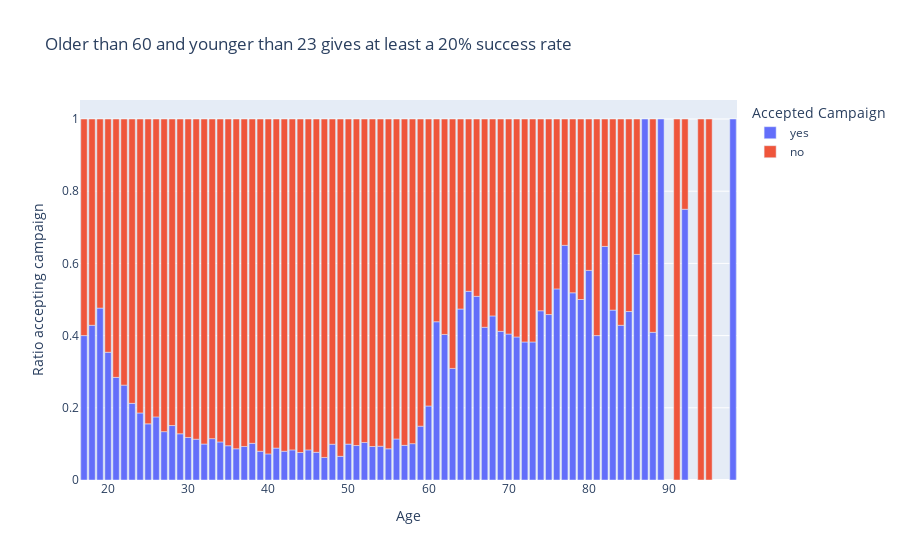

Write notebook code for a chart like this one.
### Code cell
# Ratio calculation, this should be a better metric to track over counts
age_ratio = (by_y_df["age"].value_counts() / df["age"].value_counts()).reset_index()
fig = px.bar(
    age_ratio.sort_values(by="count"),
    x="age",
    y="count",
    color="y",
    title="Older than 60 and younger than 23 gives at least a 20% success rate",
    labels={
        "age": "Age",
        "count": "Ratio accepting campaign",
        "y": "Accepted Campaign",
    },
)
fig.show()
fig.write_image("images/age_acceptance_ratio.png")

### Figure 1 — Plotly figure (JSON) as saved in the notebook; plotly's stock layout.template omitted (floating-point values rounded to 4 significant figures)
{"data": [{"hovertemplate": "Accepted Campaign=yes<br>Age=%{x}<br>Ratio accepting campaign=%{y}<extra></extra>", "legendgroup": "yes", "marker": {"color": "#636efa", "pattern": {"shape": ""}}, "name": "yes", "orientation": "v", "showlegend": true, "textposition": "auto", "x": [47, 49, 40, 44, 46, 39, 42, 45, 43, 55, 36, 41, 53, 37, 54, 35, 51, 57, 48, 50, 32, 58, 38, 52, 34, 31, 56, 33, 30, 29, 27, 59, 28, 25, 26, 24, 60, 23, 22, 21, 63, 20, 73, 72, 71, 81, 17, 62, 70, 88, 69, 67, 18, 84, 61, 68, 75, 85, 74, 83, 64, 19, 79, 66, 78, 65, 76, 80, 86, 82, 77, 92, 89, 98, 87], "xaxis": "x", "y": [0.0625, 0.06555, 0.07235, 0.07616, 0.0767, 0.07961, 0.07968, 0.08341, 0.08341, 0.08642, 0.08652, 0.08842, 0.09277, 0.09288, 0.09357, 0.09494, 0.09549, 0.09598, 0.09908, 0.09943, 0.09967, 0.1007, 0.1016, 0.104, 0.1054, 0.113, 0.1136, 0.1146, 0.1179, 0.128, 0.134, 0.149, 0.1508, 0.1555, 0.1748, 0.1857, 0.2049, 0.2124, 0.2628, 0.2843, 0.3091, 0.3538, 0.3824, 0.3824, 0.3962, 0.4, 0.4, 0.4032, 0.4043, 0.4091, 0.4118, 0.4231, 0.4286, 0.4286, 0.4384, 0.4545, 0.4583, 0.4667, 0.4688, 0.4706, 0.4737, 0.4762, 0.5, 0.5088, 0.5185, 0.5227, 0.5294, 0.5806, 0.625, 0.6471, 0.65, 0.75, 1.0, 1.0, 1.0], "yaxis": "y", "type": "bar"}, {"hovertemplate": "Accepted Campaign=no<br>Age=%{x}<br>Ratio accepting campaign=%{y}<extra></extra>", "legendgroup": "no", "marker": {"color": "#EF553B", "pattern": {"shape": ""}}, "name": "no", "orientation": "v", "showlegend": true, "textposition": "auto", "x": [92, 77, 82, 86, 80, 76, 65, 78, 66, 79, 19, 64, 83, 74, 85, 75, 68, 61, 84, 18, 67, 69, 88, 70, 62, 17, 81, 71, 72, 73, 20, 63, 21, 22, 23, 60, 24, 26, 25, 28, 59, 27, 29, 30, 33, 56, 31, 34, 52, 38, 58, 32, 50, 48, 57, 51, 35, 54, 37, 53, 41, 36, 55, 43, 45, 42, 39, 46, 44, 40, 49, 47, 91, 94, 95], "xaxis": "x", "y": [0.25, 0.35, 0.3529, 0.375, 0.4194, 0.4706, 0.4773, 0.4815, 0.4912, 0.5, 0.5238, 0.5263, 0.5294, 0.5312, 0.5333, 0.5417, 0.5455, 0.5616, 0.5714, 0.5714, 0.5769, 0.5882, 0.5909, 0.5957, 0.5968, 0.6, 0.6, 0.6038, 0.6176, 0.6176, 0.6462, 0.6909, 0.7157, 0.7372, 0.7876, 0.7951, 0.8143, 0.8252, 0.8445, 0.8492, 0.851, 0.866, 0.872, 0.8821, 0.8854, 0.8864, 0.887, 0.8946, 0.896, 0.8984, 0.8993, 0.9003, 0.9006, 0.9009, 0.904, 0.9045, 0.9051, 0.9064, 0.9071, 0.9072, 0.9116, 0.9135, 0.9136, 0.9166, 0.9166, 0.9203, 0.9204, 0.9233, 0.9238, 0.9276, 0.9344, 0.9375, 1.0, 1.0, 1.0], "yaxis": "y", "type": "bar"}], "layout": {"xaxis": {"anchor": "y", "domain": [0.0, 1.0], "title": {"text": "Age"}}, "yaxis": {"anchor": "x", "domain": [0.0, 1.0], "title": {"text": "Ratio accepting campaign"}}, "legend": {"title": {"text": "Accepted Campaign"}, "tracegroupgap": 0}, "title": {"text": "Older than 60 and younger than 23 gives at least a 20% success rate"}, "barmode": "relative"}}
